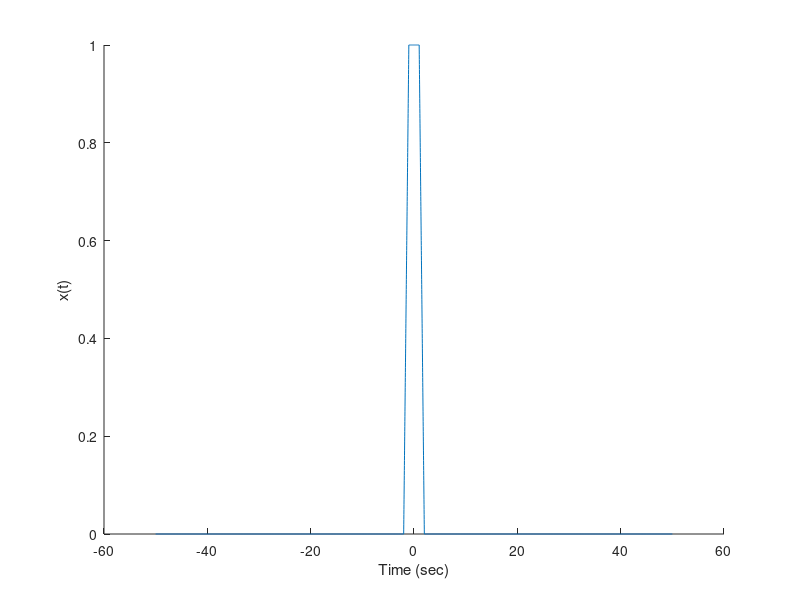
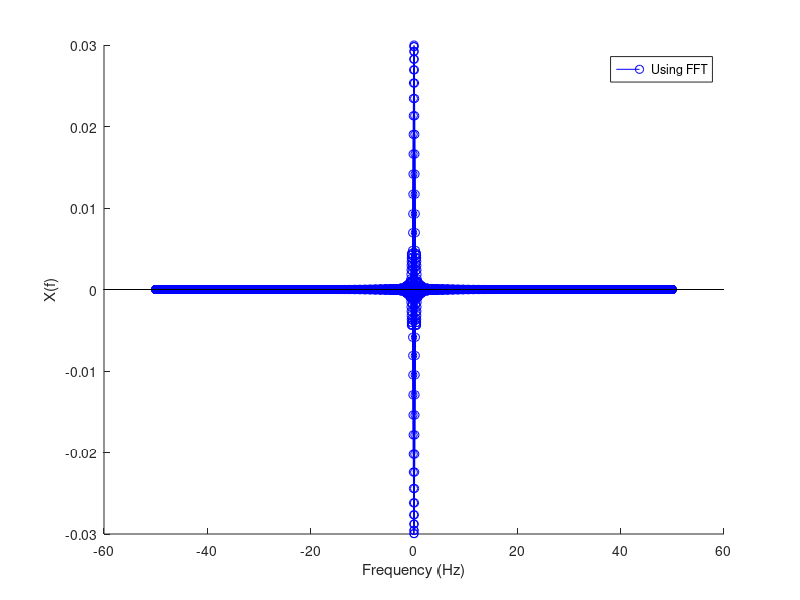
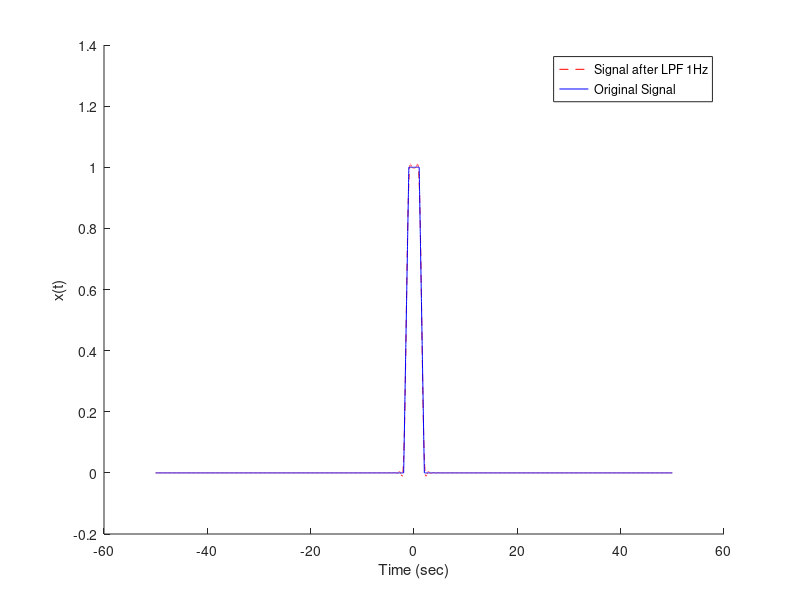
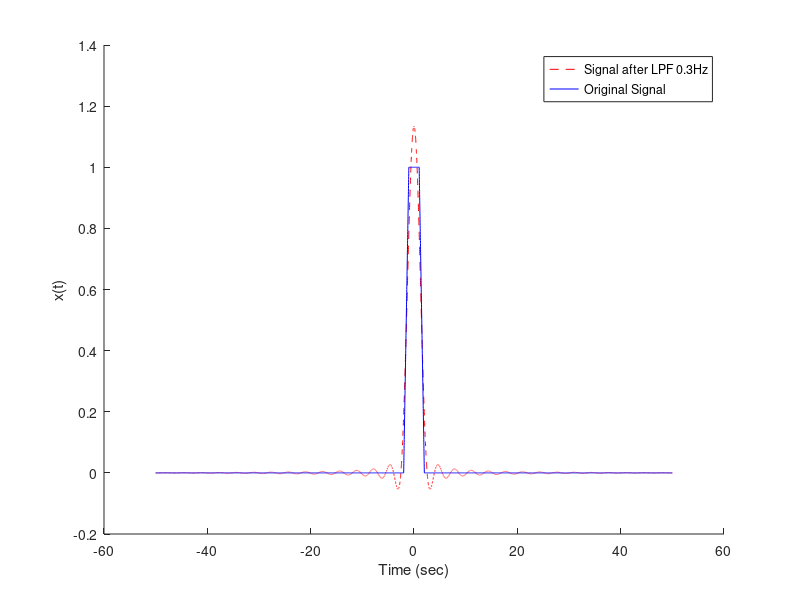

Here is the MATLAB script that generated these plots, in order:
# clear command window
clc;
# remove all variables from workspace
clear
# close all figures
close all
# importing signal package
pkg load signal


%%%%%% Frequencies initialization %%%%%%
# carrier frequency initialization
fc=1e4; #10KHz

%%%%%% Frequency domain %%%%%%
# df=fs/N
df=0.01; #resolution 0.01Hz
# sampling frequency, inverse of sampling tinme
fs=100; #100Hz

%%%%%% Time and frequency definition %%%%%%
# time step
ts= 1/fs;
# T is the simulation time
T=1/df;
# Number of time samples
N=ceil(T/ts);
# time vector
t= -N*ts/2:ts:N*ts/2-ts;

# frequency vector
if(rem(N,2)==0) #even
  f= -(0.5*fs): df : (0.5*fs-df);
else #odd
  f= -(0.5*fs-0.5*df): df : (0.5*fs-0.5*df);
end


%%%%%%%%%%%%%%%%%%%%%%%%%%%%%%%%%%%%%%%%%%%%%%%%%%%%%%%%%%%%%%%%%%%%%%%%%%%%%%%
# q1 plot function x(t)
%adding linear part
%getting indices
x=zeros(size(t));
less_neg1=(t<-1) & (t>=-2);
more_pos1=(t>1)&(t<=2);
x(less_neg1)=t(less_neg1)+2*ones(size(t(less_neg1))); %2+t graph
x(more_pos1)=-t(more_pos1)+2*ones(size(t(more_pos1))); %2-t graph
x((t>=-1) & (t<=1))=ones(size(t(t>=-1&t<=1)));


figure(1);
plot(t,x);
xlabel("Time (sec)");
ylabel("x(t)");
box off;

%%%%%%%%%%%%%%%%%%%%%%%%%%%%%%%%%%%%%%%%%%%%%%%%%%%%%%%%%%%%%%%%%%%%%%%%%%%%%%
# q2
% manual fft
%analytic_M=zeros(size(t));
%for j=1:length(t)
%    for k=1:length(t)
%      F(j)=t(k)*exp(-1i*2*pi*(j-1)*(k-1)/N);
%      analytic_M(j)=analytic_M(j)+F(j);
%    end
%end
%figure(2)
%plot(f,analytic_M,"--r");

# q3
# fourier transform of m(t) --> M(f)
X=fftshift(fft(x,N)/N); %since it's an even function scaled by 1/N
figure(2)
hold on;
stem(f,X,"-b");
xlabel("Frequency (Hz)");
ylabel("X(f)");
legend("Using FFT");
box off;

%%%%%%%%%%%%%%%%%%%%%%%%%%%%%%%%%%%%%%%%%%%%%%%%%%%%%%%%%%%%%%%%%%%%%%%%%%%%%%
% q4: Band Width
Energy_from_freq=sum(abs(X).^2)*df;
# by looking at both variables values in workspace we can verify parseval's theorem.

%%%%%% Finding Band Width %%%%%%%%%%
# we first have to find f=0
index_f0=find(f==0);
# Initializing accumulate energy
Energy_acc=0;
for index_f= index_f0:length(f)
  # we multiply by 2 to use the property of even function
  Energy_acc+=2*(abs(X(index_f)).^2)*df;
  # comparing it to 95% of total energy
  if(Energy_acc>=0.95*Energy_from_freq)
    BW=f(index_f);
    break
  end
end

%%%%%%%%%%%%%%%%%%%%%%%%%%%%%%%%%%%%%%%%%%%%%%%%%%%%%%%%%%%%%%%%%%%%%%%%%%%%%
%%%%%%%% Ideal LPF %%%%%%%%%%
%% q5: Ideal LPF 1Hz
lpf_1hz= abs(f)<1; % ones only if value less than 1hz
X_filtered=X.*lpf_1hz;
x_filtered=ifft(ifftshift(X_filtered)*N);
%%%%% Plotting filtered vs original signal %%%%%%%%
figure(3);
plot(t, x_filtered, "--r");
xlabel("Time (sec)");
ylabel("x(t)");
hold on;
plot(t,x,"-b");
legend("Signal after LPF 1Hz","Original Signal");
box off;

%%%%%%%%%%%%%%%%%%%%%%%%%%%%%%%%%%%%%%%%%%%%%%%%%%%%%%%%%%%%%%%%%%%%%%%%%%%%%
%%%%%%%% Ideal LPF %%%%%%%%%%
%% q5: Ideal LPF 0.3Hz
lpf= abs(f)<0.3; % ones only if value less than 0.3hz
X_filtered=X.*lpf;
x_filtered=ifft(ifftshift(X_filtered)*N);
%%%%% Plotting filtered vs original signal %%%%%%%%
figure(4);
plot(t, x_filtered, "--r");
xlabel("Time (sec)");
ylabel("x(t)");
hold on;
plot(t,x,"-b");
legend("Signal after LPF 0.3Hz","Original Signal");
box off;
